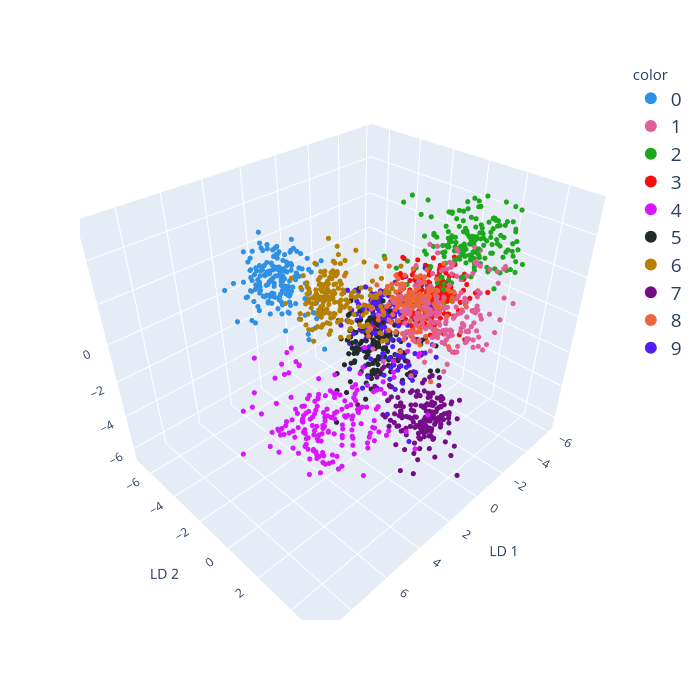

Notebook code for this chart:
### Code cell
sklearn_lda = LDA(n_components=3)          
X_lda_sk = sklearn_lda.fit_transform(X, y)

fig = px.scatter_3d(
    x=X_lda_sk[:, 0], y=X_lda_sk[:, 1], z=X_lda_sk[:, 2],
    color=y.astype(str),color_discrete_sequence=px.colors.qualitative.Dark24)

fig.update_traces(marker_size=3)

fig.update_layout(
    width=700, height=700,
    scene=dict(xaxis_title='LD 1', yaxis_title='LD 2', zaxis_title='LD 3', aspectmode='data'),
    legend=dict(itemsizing="constant", font=dict(size=19), title_font=dict(size=15)))

fig.show()

### Figure 1 — Plotly figure (JSON) as saved in the notebook; plotly's stock layout.template omitted (floating-point values rounded to 4 significant figures; data arrays with more than 128 entries replaced by an {"elided": "..."} marker saying what was removed)
{"data": [{"hovertemplate": "color=0<br>x=%{x}<br>y=%{y}<br>z=%{z}<extra></extra>", "legendgroup": "0", "marker": {"color": "#2E91E5", "size": 3, "symbol": "circle"}, "mode": "markers", "name": "0", "scene": "scene", "showlegend": true, "type": "scatter3d", "x": {"elided": "178 float values"}, "y": {"elided": "178 float values"}, "z": {"elided": "178 float values"}}, {"hovertemplate": "color=1<br>x=%{x}<br>y=%{y}<br>z=%{z}<extra></extra>", "legendgroup": "1", "marker": {"color": "#E15F99", "size": 3, "symbol": "circle"}, "mode": "markers", "name": "1", "scene": "scene", "showlegend": true, "type": "scatter3d", "x": {"elided": "182 float values"}, "y": {"elided": "182 float values"}, "z": {"elided": "182 float values"}}, {"hovertemplate": "color=2<br>x=%{x}<br>y=%{y}<br>z=%{z}<extra></extra>", "legendgroup": "2", "marker": {"color": "#1CA71C", "size": 3, "symbol": "circle"}, "mode": "markers", "name": "2", "scene": "scene", "showlegend": true, "type": "scatter3d", "x": {"elided": "177 float values"}, "y": {"elided": "177 float values"}, "z": {"elided": "177 float values"}}, {"hovertemplate": "color=3<br>x=%{x}<br>y=%{y}<br>z=%{z}<extra></extra>", "legendgroup": "3", "marker": {"color": "#FB0D0D", "size": 3, "symbol": "circle"}, "mode": "markers", "name": "3", "scene": "scene", "showlegend": true, "type": "scatter3d", "x": {"elided": "183 float values"}, "y": {"elided": "183 float values"}, "z": {"elided": "183 float values"}}, {"hovertemplate": "color=4<br>x=%{x}<br>y=%{y}<br>z=%{z}<extra></extra>", "legendgroup": "4", "marker": {"color": "#DA16FF", "size": 3, "symbol": "circle"}, "mode": "markers", "name": "4", "scene": "scene", "showlegend": true, "type": "scatter3d", "x": {"elided": "181 float values"}, "y": {"elided": "181 float values"}, "z": {"elided": "181 float values"}}, {"hovertemplate": "color=5<br>x=%{x}<br>y=%{y}<br>z=%{z}<extra></extra>", "legendgroup": "5", "marker": {"color": "#222A2A", "size": 3, "symbol": "circle"}, "mode": "markers", "name": "5", "scene": "scene", "showlegend": true, "type": "scatter3d", "x": {"elided": "182 float values"}, "y": {"elided": "182 float values"}, "z": {"elided": "182 float values"}}, {"hovertemplate": "color=6<br>x=%{x}<br>y=%{y}<br>z=%{z}<extra></extra>", "legendgroup": "6", "marker": {"color": "#B68100", "size": 3, "symbol": "circle"}, "mode": "markers", "name": "6", "scene": "scene", "showlegend": true, "type": "scatter3d", "x": {"elided": "181 float values"}, "y": {"elided": "181 float values"}, "z": {"elided": "181 float values"}}, {"hovertemplate": "color=7<br>x=%{x}<br>y=%{y}<br>z=%{z}<extra></extra>", "legendgroup": "7", "marker": {"color": "#750D86", "size": 3, "symbol": "circle"}, "mode": "markers", "name": "7", "scene": "scene", "showlegend": true, "type": "scatter3d", "x": {"elided": "179 float values"}, "y": {"elided": "179 float values"}, "z": {"elided": "179 float values"}}, {"hovertemplate": "color=8<br>x=%{x}<br>y=%{y}<br>z=%{z}<extra></extra>", "legendgroup": "8", "marker": {"color": "#EB663B", "size": 3, "symbol": "circle"}, "mode": "markers", "name": "8", "scene": "scene", "showlegend": true, "type": "scatter3d", "x": {"elided": "174 float values"}, "y": {"elided": "174 float values"}, "z": {"elided": "174 float values"}}, {"hovertemplate": "color=9<br>x=%{x}<br>y=%{y}<br>z=%{z}<extra></extra>", "legendgroup": "9", "marker": {"color": "#511CFB", "size": 3, "symbol": "circle"}, "mode": "markers", "name": "9", "scene": "scene", "showlegend": true, "type": "scatter3d", "x": {"elided": "180 float values"}, "y": {"elided": "180 float values"}, "z": {"elided": "180 float values"}}], "layout": {"height": 700, "legend": {"font": {"size": 19}, "itemsizing": "constant", "title": {"font": {"size": 15}, "text": "color"}, "tracegroupgap": 0}, "margin": {"t": 60}, "scene": {"aspectmode": "data", "domain": {"x": [0, 1], "y": [0, 1]}, "xaxis": {"title": {"text": "LD 1"}}, "yaxis": {"title": {"text": "LD 2"}}, "zaxis": {"title": {"text": "LD 3"}}}, "width": 700}}
